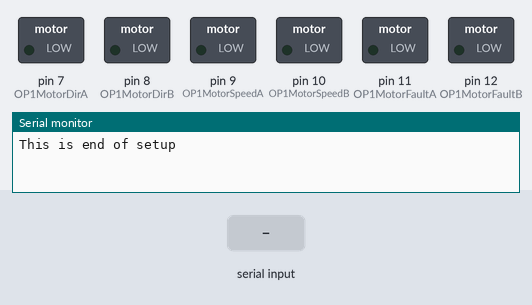
A sketch run on a simulated Arduino Uno, built with avr-gcc and run on an emulated ATmega328P. Parts: switched loads named in the sketch (green lamp = pin HIGH), the last lines printed to the serial monitor. The test bench sets the inputs (shaded band).

Above: at 1.2 s.
1.3 s: "1" received over Serial
At 1.8 s:
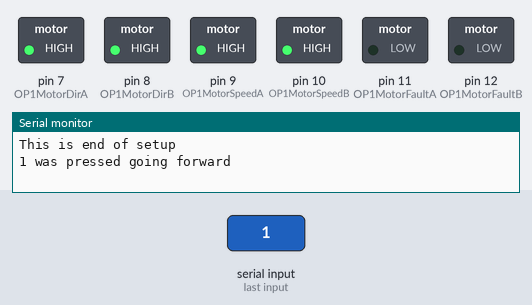
2.8 s: "2" received over Serial
At 4.0 s:
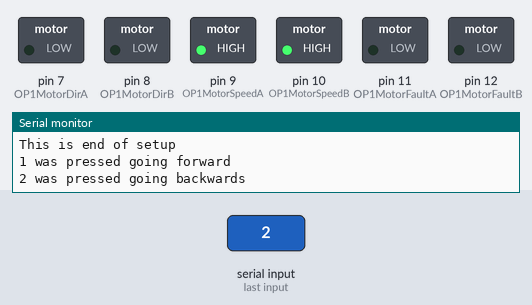
4.3 s: "3" received over Serial
At 5.3 s:
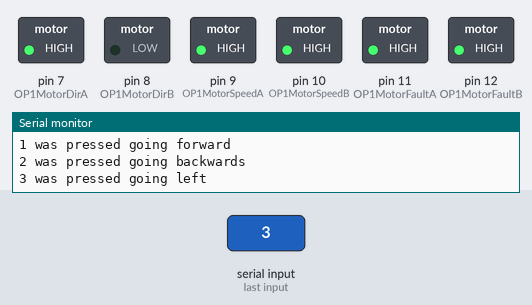
5.8 s: "4" received over Serial
At 6.5 s:
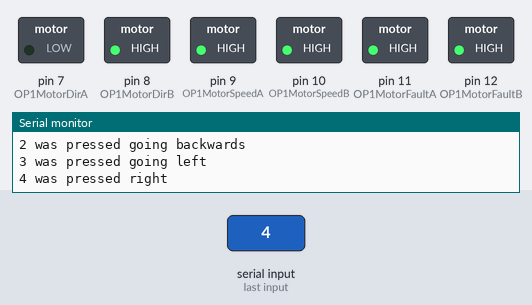
Timing chart, 0 to 8.3 s (numbered marks = the images above; inputs shaded):
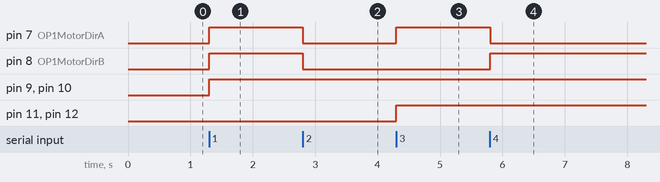

The sketch:

ControlModule.ino
```cpp
/* Christian Marquardt
 *  10/21/2019
 *  EGEN310
 *  TEAM: B.5
 *  Overview: This is the control module for the RC Car that we are developing
 *  As of right now it has two motors that control it for all directions of speed
 *  It will have three different types of speeds Slow, Normal, and High
 *
 */


int state; //The state of the RC-Car


int flag=0; //makes sure that the serial only prints once the state

//Motor1
int OP1MotorFaultA = 11;
int OP1MotorDirA = 7;
int OP1MotorSpeedA = 9;

//Motor2
int OP1MotorFaultB = 12;
int OP1MotorDirB = 8;
int OP1MotorSpeedB = 10;

int Speed = 255; //Variable used for determining speed of the motors

void setup() {

  // motor1 pin assignment
  pinMode(OP1MotorFaultA, OUTPUT); //Initiates Motor Channel A pin
  pinMode(OP1MotorDirA, OUTPUT); //Initiates Brake Channel A pin
  pinMode(OP1MotorSpeedA, OUTPUT);

  //motor2 pin assignment
  pinMode(OP1MotorFaultB, OUTPUT); //Initiates Motor Channel A pin
  pinMode(OP1MotorDirB, OUTPUT); //Initiates Brake Channel A pin
  pinMode(OP1MotorSpeedB, OUTPUT);

  //This begins the connection
  Serial.begin(9600);
  Serial.println("This is end of setup");
}
void loop() {

 //if some date is sent, reads it and saves in state
 if(Serial.available() > 0){
   state = Serial.read();
   flag=0; //Resetting the flag every loop for debugging/Serial Monitor
 }
    //If state is 1 we are moving forward
    if(state == '5' || state == '6' || state == '7'){
      if(flag == 0){
        Serial.println("Speed CHANGE");
        flag=1;
        Speed = speedChange(state);
      }
    }
    if (state == '1') {
      //Motor A forward
      digitalWrite(OP1MotorFaultA, LOW); //Establishes forward direction of Channel B
      digitalWrite(OP1MotorDirA, HIGH);   //Disengage the Brake for Channel B
      analogWrite(OP1MotorSpeedA, Speed);   //Spins the motor on Channel B at full speed

      //Motor B forward
      digitalWrite(OP1MotorFaultB, LOW); //Establishes forward direction of Channel B
      digitalWrite(OP1MotorDirB, HIGH);   //Disengage the Brake for Channel B
      analogWrite(OP1MotorSpeedB, Speed);   //Spins the motor on Channel B at full speed

      if(flag == 0){
        Serial.println("1 was pressed going forward");
        flag=1;
      }
     }

    //If state is 2 we are moving backwards
    else if (state == '2') {
      //Motor A Backwards
      digitalWrite(OP1MotorFaultA, LOW); //Establishes forward direction of Channel B
      digitalWrite(OP1MotorDirA, LOW);   //Disengage the Brake for Channel B
      analogWrite(OP1MotorSpeedA, Speed);   //Spins the motor on Channel B at full speed

      //Motor B Backwards
      digitalWrite(OP1MotorFaultB, LOW); //Establishes forward direction of Channel B
      digitalWrite(OP1MotorDirB, LOW);   //Disengage the Brake for Channel B
      analogWrite(OP1MotorSpeedB, Speed);   //Spins the motor on Channel B at full speed

       if(flag == 0){
        Serial.println("2 was pressed going backwards");
        flag=1;
      }
     }

    //If state is 3 we are moving Left
    else if (state == '3') {
      //Motor B forward
      digitalWrite(OP1MotorFaultB, HIGH); //Establishes forward direction of Channel B
      digitalWrite(OP1MotorDirB, LOW);   //Disengage the Brake for Channel B
      analogWrite(OP1MotorSpeedB, Speed);   //Spins the motor on Channel B at full speed

       //Motor A Backwards
       digitalWrite(OP1MotorFaultA, HIGH); //Establishes forward direction of Channel B
       digitalWrite(OP1MotorDirA, HIGH);   //Disengage the Brake for Channel B
       analogWrite(OP1MotorSpeedA, Speed);   //Spins the motor on Channel B at full speed

       if(flag == 0){
        Serial.println("3 was pressed going left");
        flag=1;
       }
      }
     //If state is 4 we are moving Right
     else if (state == '4') {
       //Motor A forward
       digitalWrite(OP1MotorFaultA, HIGH); //Establishes forward direction of Channel B
       digitalWrite(OP1MotorDirA, LOW);   //Disengage the Brake for Channel B
       analogWrite(OP1MotorSpeedA, Speed);   //Spins the motor on Channel B at full speed

       //Motor B Backwards
       digitalWrite(OP1MotorFaultB, HIGH); //Establishes forward direction of Channel B
       digitalWrite(OP1MotorDirB, HIGH);   //Disengage the Brake for Channel B
       analogWrite(OP1MotorSpeedB, Speed);   //Spins the motor on Channel B at full speed

       if(flag == 0){
        Serial.println("4 was pressed right");
        flag=1;
       }
      }
      //If the state is 0 we are braking or stopping
      else if (state == '0'){
        //Motor A stop
        digitalWrite(OP1MotorFaultA, LOW); //Establishes forward direction of Channel B
        digitalWrite(OP1MotorDirA, LOW);   //Disengage the Brake for Channel B
        analogWrite(OP1MotorSpeedA, 0);   //Spins the motor on Channel B at full speed

        //Motor B stop
        digitalWrite(OP1MotorFaultB, LOW); //Establishes forward direction of Channel B
        digitalWrite(OP1MotorDirB, LOW);   //Disengage the Brake for Channel B
        analogWrite(OP1MotorSpeedB, 0);   //Spins the motor on Channel B at full speed

       if(flag == 0){
        Serial.println("0 was pressed we stopped");
        flag=1;
       }
      }
}

//This function is for speed change by passing in a message of type char
//And returns the speed
int speedChange(char x){
     if(x == '5'){
     Serial.println("This is the speed 255");
     return 255;
   }
   else if(x == '6'){
     Serial.println("This is the speed 200");
     return 200;
   }
   else if(x == '7'){
     Serial.println("This is the speed 150");
     return 150;
   }
   }
```

Measured:
- after the input at 1.3 s, pin 7 (OP1MotorDirA), pin 8 (OP1MotorDirB), pin 9 (OP1MotorSpeedA), pin 10 (OP1MotorSpeedB): LOW → HIGH at once
- after the input at 2.8 s, pin 7 (OP1MotorDirA), pin 8 (OP1MotorDirB): HIGH → LOW at once
- after the input at 4.3 s, pin 7 (OP1MotorDirA), pin 11 (OP1MotorFaultA), pin 12 (OP1MotorFaultB): LOW → HIGH at once
- after the input at 5.8 s, pin 7 (OP1MotorDirA): HIGH → LOW at once; pin 8 (OP1MotorDirB): LOW → HIGH at once
